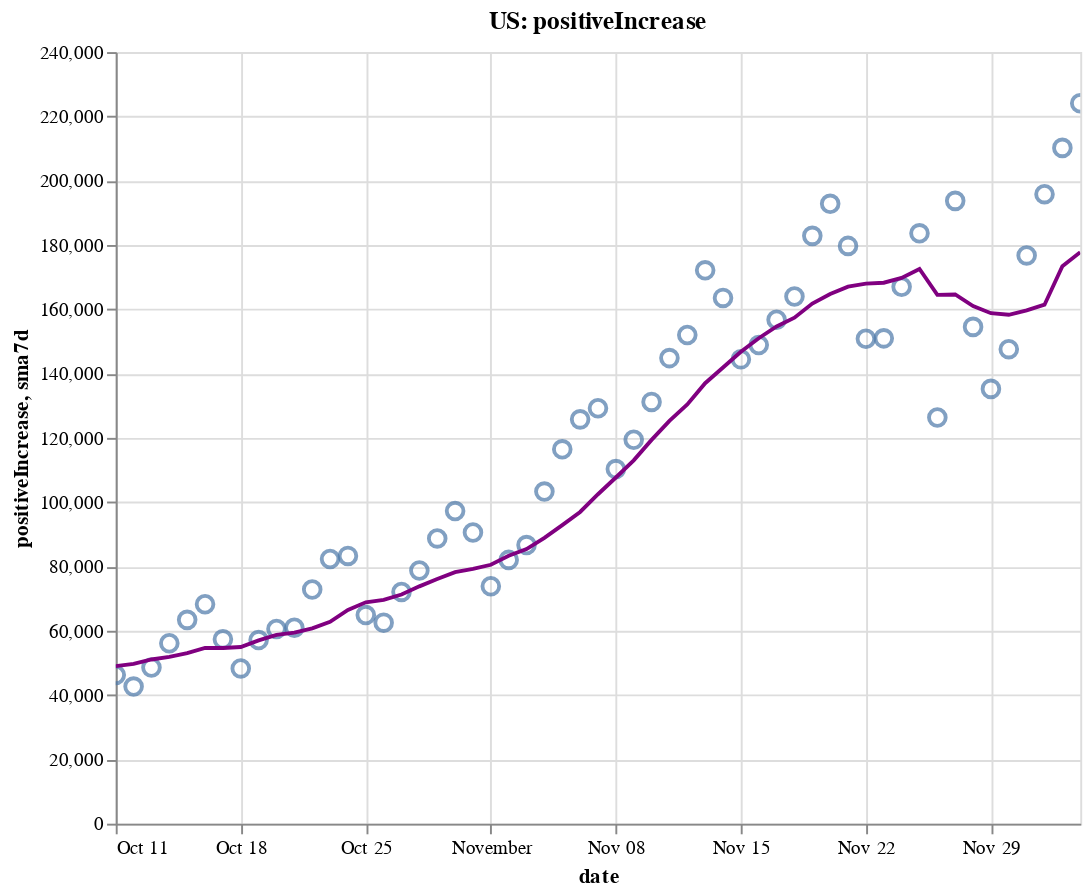

Write notebook code for a chart like this one.
### Code cell
create_plot(us, 'positiveIncrease')

### Figure 1 — Vega-Lite specification as saved in the notebook (floating-point values rounded to 4 significant figures)
{"config": {"view": {"continuousWidth": 400, "continuousHeight": 300}}, "layer": [{"layer": [{"mark": {"type": "point", "size": 75}, "encoding": {"tooltip": [{"type": "temporal", "field": "date"}, {"type": "quantitative", "field": "positiveIncrease"}, {"type": "quantitative", "field": "sma7d"}], "x": {"type": "temporal", "field": "date"}, "y": {"type": "quantitative", "field": "positiveIncrease"}}, "selection": {"selector002": {"type": "interval", "bind": "scales", "encodings": ["x", "y"]}}}, {"mark": {"type": "line", "color": "purple"}, "encoding": {"x": {"type": "temporal", "field": "date"}, "y": {"type": "quantitative", "field": "sma7d"}}}]}, {"mark": {"type": "rule", "color": "#aaa"}, "encoding": {"x": {"type": "temporal", "field": "date"}}, "transform": [{"filter": {"selection": "selector001"}}]}, {"mark": "circle", "encoding": {"opacity": {"condition": {"value": 1, "selection": "selector001"}, "value": 0}, "tooltip": [{"type": "temporal", "field": "date"}, {"type": "quantitative", "field": "positiveIncrease"}, {"type": "quantitative", "field": "sma7d"}], "x": {"type": "temporal", "field": "date"}, "y": {"type": "quantitative", "field": "positiveIncrease"}}, "selection": {"selector001": {"type": "single", "encodings": ["x"], "on": "mouseover", "nearest": true, "empty": "none"}}}, {"mark": {"type": "text", "align": "left", "dx": 5, "dy": -5, "stroke": "white", "strokeWidth": 2}, "encoding": {"text": {"type": "quantitative", "field": "positiveIncrease"}, "tooltip": [{"type": "temporal", "field": "date"}, {"type": "quantitative", "field": "positiveIncrease"}, {"type": "quantitative", "field": "sma7d"}], "x": {"type": "temporal", "field": "date"}, "y": {"type": "quantitative", "field": "positiveIncrease"}}, "transform": [{"filter": {"selection": "selector001"}}]}, {"mark": {"type": "text", "align": "left", "dx": 5, "dy": -5}, "encoding": {"text": {"type": "quantitative", "field": "positiveIncrease"}, "tooltip": [{"type": "temporal", "field": "date"}, {"type": "quantitative", "field": "positiveIncrease"}, {"type": "quantitative", "field": "sma7d"}], "x": {"type": "temporal", "field": "date"}, "y": {"type": "quantitative", "field": "positiveIncrease"}}, "transform": [{"filter": {"selection": "selector001"}}]}], "data": {"name": "data-ec172cc18d3e3f06c43fb68ac06308d3"}, "height": 400, "title": "US: positiveIncrease", "width": 500, "$schema": "https://vega.github.io/schema/vega-lite/v4.8.1.json", "datasets": {"data-ec172cc18d3e3f06c43fb68ac06308d3": [{"date": "2020-10-11T00:00:00", "totalTestResultsIncrease": 1078000.0, "positiveIncrease": 46270.0, "death": 206700.0, "deathIncrease": 468.0, "positiveRate": 0.043, "state": "US", "sma7d": 48990.0}, {"date": "2020-10-12T00:00:00", "totalTestResultsIncrease": 1060000.0, "positiveIncrease": 42640.0, "death": 207000.0, "deathIncrease": 282.0, "positiveRate": 0.04, "state": "US", "sma7d": 49690.0}, {"date": "2020-10-13T00:00:00", "totalTestResultsIncrease": 1052000.0, "positiveIncrease": 48590.0, "death": 207700.0, "deathIncrease": 698.0, "positiveRate": 0.046, "state": "US", "sma7d": 51070.0}, {"date": "2020-10-14T00:00:00", "totalTestResultsIncrease": 1045000.0, "positiveIncrease": 56120.0, "death": 208500.0, "deathIncrease": 807.0, "positiveRate": 0.054, "state": "US", "sma7d": 51860.0}, {"date": "2020-10-15T00:00:00", "totalTestResultsIncrease": 1109000.0, "positiveIncrease": 63390.0, "death": 209400.0, "deathIncrease": 930.0, "positiveRate": 0.057, "state": "US", "sma7d": 53030.0}, {"date": "2020-10-16T00:00:00", "totalTestResultsIncrease": 1231000.0, "positiveIncrease": 68250.0, "death": 210300.0, "deathIncrease": 897.0, "positiveRate": 0.055, "state": "US", "sma7d": 54670.0}, {"date": "2020-10-17T00:00:00", "totalTestResultsIncrease": 1299000.0, "positiveIncrease": 57330.0, "death": 211100.0, "deathIncrease": 773.0, "positiveRate": 0.044, "state": "US", "sma7d": 54660.0}, {"date": "2020-10-18T00:00:00", "totalTestResultsIncrease": 1052000.0, "positiveIncrease": 48280.0, "death": 211500.0, "deathIncrease": 402.0, "positiveRate": 0.046, "state": "US", "sma7d": 54940.0}, {"date": "2020-10-19T00:00:00", "totalTestResultsIncrease": 1135000.0, "positiveIncrease": 57110.0, "death": 212000.0, "deathIncrease": 456.0, "positiveRate": 0.05, "state": "US", "sma7d": 57010.0}, {"date": "2020-10-20T00:00:00", "totalTestResultsIncrease": 952700.0, "positiveIncrease": 60550.0, "death": 212800.0, "deathIncrease": 837.0, "positiveRate": 0.064, "state": "US", "sma7d": 58720.0}, {"date": "2020-10-21T00:00:00", "totalTestResultsIncrease": 941800.0, "positiveIncrease": 60960.0, "death": 213800.0, "deathIncrease": 1019.0, "positiveRate": 0.065, "state": "US", "sma7d": 59410.0}, {"date": "2020-10-22T00:00:00", "totalTestResultsIncrease": 1230000.0, "positiveIncrease": 72840.0, "death": 214900.0, "deathIncrease": 1126.0, "positiveRate": 0.059, "state": "US", "sma7d": 60760.0}, {"date": "2020-10-23T00:00:00", "totalTestResultsIncrease": 1383000.0, "positiveIncrease": 82330.0, "death": 215900.0, "deathIncrease": 934.0, "positiveRate": 0.06, "state": "US", "sma7d": 62770.0}, {"date": "2020-10-24T00:00:00", "totalTestResultsIncrease": 1323000.0, "positiveIncrease": 83290.0, "death": 216800.0, "deathIncrease": 890.0, "positiveRate": 0.063, "state": "US", "sma7d": 66480.0}, {"date": "2020-10-25T00:00:00", "totalTestResultsIncrease": 1188000.0, "positiveIncrease": 64890.0, "death": 217100.0, "deathIncrease": 382.0, "positiveRate": 0.055, "state": "US", "sma7d": 68850.0}, {"date": "2020-10-26T00:00:00", "totalTestResultsIncrease": 1211000.0, "positiveIncrease": 62520.0, "death": 217500.0, "deathIncrease": 402.0, "positiveRate": 0.052, "state": "US", "sma7d": 69630.0}, {"date": "2020-10-27T00:00:00", "totalTestResultsIncrease": 1071000.0, "positiveIncrease": 72080.0, "death": 218500.0, "deathIncrease": 919.0, "positiveRate": 0.067, "state": "US", "sma7d": 71270.0}, {"date": "2020-10-28T00:00:00", "totalTestResultsIncrease": 1096000.0, "positiveIncrease": 78750.0, "death": 219500.0, "deathIncrease": 1044.0, "positiveRate": 0.072, "state": "US", "sma7d": 73820.0}, {"date": "2020-10-29T00:00:00", "totalTestResultsIncrease": 1333000.0, "positiveIncrease": 88720.0, "death": 220500.0, "deathIncrease": 1037.0, "positiveRate": 0.067, "state": "US", "sma7d": 76090.0}, {"date": "2020-10-30T00:00:00", "totalTestResultsIncrease": 1364000.0, "positiveIncrease": 97240.0, "death": 221500.0, "deathIncrease": 947.0, "positiveRate": 0.071, "state": "US", "sma7d": 78210.0}, {"date": "2020-10-31T00:00:00", "totalTestResultsIncrease": 1390000.0, "positiveIncrease": 90580.0, "death": 222500.0, "deathIncrease": 963.0, "positiveRate": 0.065, "state": "US", "sma7d": 79260.0}, {"date": "2020-11-01T00:00:00", "totalTestResultsIncrease": 1128000.0, "positiveIncrease": 73850.0, "death": 222900.0, "deathIncrease": 395.0, "positiveRate": 0.065, "state": "US", "sma7d": 80540.0}, {"date": "2020-11-02T00:00:00", "totalTestResultsIncrease": 1327000.0, "positiveIncrease": 82050.0, "death": 223300.0, "deathIncrease": 491.0, "positiveRate": 0.062, "state": "US", "sma7d": 83330.0}, {"date": "2020-11-03T00:00:00", "totalTestResultsIncrease": 1129000.0, "positiveIncrease": 86670.0, "death": 224900.0, "deathIncrease": 1514.0, "positiveRate": 0.077, "state": "US", "sma7d": 85410.0}, {"date": "2020-11-04T00:00:00", "totalTestResultsIncrease": 1223000.0, "positiveIncrease": 103300.0, "death": 226000.0, "deathIncrease": 1117.0, "positiveRate": 0.084, "state": "US", "sma7d": 88920.0}, {"date": "2020-11-05T00:00:00", "totalTestResultsIncrease": 1567000.0, "positiveIncrease": 116400.0, "death": 227100.0, "deathIncrease": 1146.0, "positiveRate": 0.074, "state": "US", "sma7d": 92880.0}, {"date": "2020-11-06T00:00:00", "totalTestResultsIncrease": 1564000.0, "positiveIncrease": 125800.0, "death": 228300.0, "deathIncrease": 1173.0, "positiveRate": 0.08, "state": "US", "sma7d": 96950.0}, {"date": "2020-11-07T00:00:00", "totalTestResultsIncrease": 1413000.0, "positiveIncrease": 129200.0, "death": 229400.0, "deathIncrease": 1119.0, "positiveRate": 0.091, "state": "US", "sma7d": 102500.0}, {"date": "2020-11-08T00:00:00", "totalTestResultsIncrease": 1252000.0, "positiveIncrease": 110300.0, "death": 229900.0, "deathIncrease": 496.0, "positiveRate": 0.088, "state": "US", "sma7d": 107700.0}, {"date": "2020-11-09T00:00:00", "totalTestResultsIncrease": 1516000.0, "positiveIncrease": 119400.0, "death": 230500.0, "deathIncrease": 577.0, "positiveRate": 0.079, "state": "US", "sma7d": 113000.0}, {"date": "2020-11-10T00:00:00", "totalTestResultsIncrease": 1252000.0, "positiveIncrease": 131200.0, "death": 231800.0, "deathIncrease": 1360.0, "positiveRate": 0.105, "state": "US", "sma7d": 119400.0}, {"date": "2020-11-11T00:00:00", "totalTestResultsIncrease": 1418000.0, "positiveIncrease": 144800.0, "death": 233400.0, "deathIncrease": 1563.0, "positiveRate": 0.102, "state": "US", "sma7d": 125300.0}, {"date": "2020-11-12T00:00:00", "totalTestResultsIncrease": 1476000.0, "positiveIncrease": 152000.0, "death": 234500.0, "deathIncrease": 1119.0, "positiveRate": 0.103, "state": "US", "sma7d": 130400.0}, {"date": "2020-11-13T00:00:00", "totalTestResultsIncrease": 1698000.0, "positiveIncrease": 172100.0, "death": 235800.0, "deathIncrease": 1268.0, "positiveRate": 0.101, "state": "US", "sma7d": 137000.0}, {"date": "2020-11-14T00:00:00", "totalTestResultsIncrease": 1662000.0, "positiveIncrease": 163500.0, "death": 237100.0, "deathIncrease": 1331.0, "positiveRate": 0.098, "state": "US", "sma7d": 141900.0}, {"date": "2020-11-15T00:00:00", "totalTestResultsIncrease": 1615000.0, "positiveIncrease": 144400.0, "death": 237800.0, "deathIncrease": 687.0, "positiveRate": 0.089, "state": "US", "sma7d": 146800.0}, {"date": "2020-11-16T00:00:00", "totalTestResultsIncrease": 1487000.0, "positiveIncrease": 148900.0, "death": 238400.0, "deathIncrease": 619.0, "positiveRate": 0.1, "state": "US", "sma7d": 151000.0}, {"date": "2020-11-17T00:00:00", "totalTestResultsIncrease": 1512000.0, "positiveIncrease": 156700.0, "death": 240000.0, "deathIncrease": 1555.0, "positiveRate": 0.104, "state": "US", "sma7d": 154600.0}, {"date": "2020-11-18T00:00:00", "totalTestResultsIncrease": 1539000.0, "positiveIncrease": 164000.0, "death": 241900.0, "deathIncrease": 1864.0, "positiveRate": 0.107, "state": "US", "sma7d": 157400.0}, {"date": "2020-11-19T00:00:00", "totalTestResultsIncrease": 1821000.0, "positiveIncrease": 182800.0, "death": 243800.0, "deathIncrease": 1967.0, "positiveRate": 0.1, "state": "US", "sma7d": 161800.0}, {"date": "2020-11-20T00:00:00", "totalTestResultsIncrease": 1919000.0, "positiveIncrease": 192800.0, "death": 245700.0, "deathIncrease": 1884.0, "positiveRate": 0.1, "state": "US", "sma7d": 164700.0}, {"date": "2020-11-21T00:00:00", "totalTestResultsIncrease": 2004000.0, "positiveIncrease": 179700.0, "death": 247200.0, "deathIncrease": 1512.0, "positiveRate": 0.09, "state": "US", "sma7d": 167100.0}, {"date": "2020-11-22T00:00:00", "totalTestResultsIncrease": 1744000.0, "positiveIncrease": 150800.0, "death": 248100.0, "deathIncrease": 898.0, "positiveRate": 0.086, "state": "US", "sma7d": 168000.0}, {"date": "2020-11-23T00:00:00", "totalTestResultsIncrease": 1759000.0, "positiveIncrease": 151000.0, "death": 249100.0, "deathIncrease": 955.0, "positiveRate": 0.086, "state": "US", "sma7d": 168300.0}, {"date": "2020-11-24T00:00:00", "totalTestResultsIncrease": 1790000.0, "positiveIncrease": 167000.0, "death": 251100.0, "deathIncrease": 2066.0, "positiveRate": 0.093, "state": "US", "sma7d": 169700.0}, {"date": "2020-11-25T00:00:00", "totalTestResultsIncrease": 1721000.0, "positiveIncrease": 183600.0, "death": 253400.0, "deathIncrease": 2289.0, "positiveRate": 0.107, "state": "US", "sma7d": 172500.0}, {"date": "2020-11-26T00:00:00", "totalTestResultsIncrease": 1170000.0, "positiveIncrease": 126300.0, "death": 254800.0, "deathIncrease": 1336.0, "positiveRate": 0.108, "state": "US", "sma7d": 164500.0}, {"date": "2020-11-27T00:00:00", "totalTestResultsIncrease": 2126000.0, "positiveIncrease": 193700.0, "death": 256100.0, "deathIncrease": 1372.0, "positiveRate": 0.091, "state": "US", "sma7d": 164600.0}, {"date": "2020-11-28T00:00:00", "totalTestResultsIncrease": 1710000.0, "positiveIncrease": 154500.0, "death": 257400.0, "deathIncrease": 1245.0, "positiveRate": 0.09, "state": "US", "sma7d": 161000.0}, {"date": "2020-11-29T00:00:00", "totalTestResultsIncrease": 1290000.0, "positiveIncrease": 135200.0, "death": 258200.0, "deathIncrease": 803.0, "positiveRate": 0.105, "state": "US", "sma7d": 158800.0}, {"date": "2020-11-30T00:00:00", "totalTestResultsIncrease": 1603000.0, "positiveIncrease": 147600.0, "death": 259300.0, "deathIncrease": 1136.0, "positiveRate": 0.092, "state": "US", "sma7d": 158300.0}, {"date": "2020-12-01T00:00:00", "totalTestResultsIncrease": 2341000.0, "positiveIncrease": 176800.0, "death": 261800.0, "deathIncrease": 2473.0, "positiveRate": 0.076, "state": "US", "sma7d": 159700.0}, {"date": "2020-12-02T00:00:00", "totalTestResultsIncrease": 1459000.0, "positiveIncrease": 195800.0, "death": 264500.0, "deathIncrease": 2733.0, "positiveRate": 0.134, "state": "US", "sma7d": 161400.0}, {"date": "2020-12-03T00:00:00", "totalTestResultsIncrease": 1828000.0, "positiveIncrease": 210200.0, "death": 267200.0, "deathIncrease": 2706.0, "positiveRate": 0.115, "state": "US", "sma7d": 173400.0}, {"date": "2020-12-04T00:00:00", "totalTestResultsIncrease": 1845000.0, "positiveIncrease": 224100.0, "death": 269600.0, "deathIncrease": 2551.0, "positiveRate": 0.121, "state": "US", "sma7d": 177700.0}]}}
